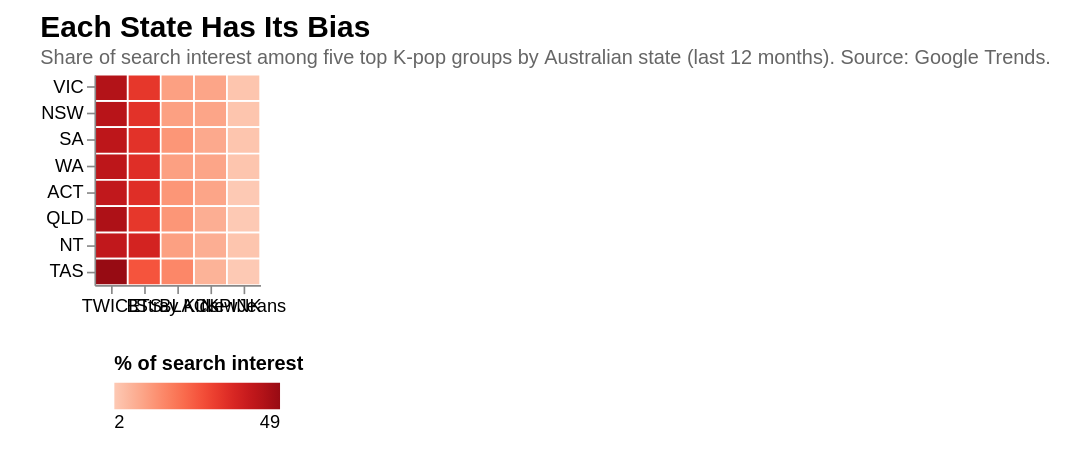

Specify this chart in Vega-Lite:
### Vega-Lite specification from a JSON file in a GitHub repository (floating-point values rounded to 4 significant figures)
{"title": {"text": "Each State Has Its Bias", "subtitle": "Share of search interest among five top K-pop groups by Australian state (last 12 months). Source: Google Trends.", "anchor": "start", "fontSize": 18, "subtitleFontSize": 12, "subtitleColor": "#666"}, "width": "container", "height": 280, "autosize": {"type": "fit-x", "contains": "padding"}, "config": {"view": {"stroke": null}, "axis": {"labelFontSize": 11, "titleFontSize": 12}, "legend": {"orient": "bottom", "titleFontSize": 12, "labelFontSize": 11, "padding": 12, "offset": 12, "columns": 0}}, "data": {"values": [{"state": "NSW", "group": "BTS", "share": 33}, {"state": "NSW", "group": "BLACKPINK", "share": 10}, {"state": "NSW", "group": "TWICE", "share": 43}, {"state": "NSW", "group": "NewJeans", "share": 3}, {"state": "NSW", "group": "Stray Kids", "share": 11}, {"state": "VIC", "group": "BTS", "share": 32}, {"state": "VIC", "group": "BLACKPINK", "share": 10}, {"state": "VIC", "group": "TWICE", "share": 44}, {"state": "VIC", "group": "NewJeans", "share": 3}, {"state": "VIC", "group": "Stray Kids", "share": 11}, {"state": "ACT", "group": "BTS", "share": 34}, {"state": "ACT", "group": "BLACKPINK", "share": 10}, {"state": "ACT", "group": "TWICE", "share": 41}, {"state": "ACT", "group": "NewJeans", "share": 2}, {"state": "ACT", "group": "Stray Kids", "share": 13}, {"state": "WA", "group": "BTS", "share": 34}, {"state": "WA", "group": "BLACKPINK", "share": 10}, {"state": "WA", "group": "TWICE", "share": 42}, {"state": "WA", "group": "NewJeans", "share": 3}, {"state": "WA", "group": "Stray Kids", "share": 11}, {"state": "SA", "group": "BTS", "share": 33}, {"state": "SA", "group": "BLACKPINK", "share": 9}, {"state": "SA", "group": "TWICE", "share": 42}, {"state": "SA", "group": "NewJeans", "share": 3}, {"state": "SA", "group": "Stray Kids", "share": 13}, {"state": "NT", "group": "BTS", "share": 37}, {"state": "NT", "group": "BLACKPINK", "share": 8}, {"state": "NT", "group": "TWICE", "share": 41}, {"state": "NT", "group": "NewJeans", "share": 3}, {"state": "NT", "group": "Stray Kids", "share": 11}, {"state": "QLD", "group": "BTS", "share": 32}, {"state": "QLD", "group": "BLACKPINK", "share": 8}, {"state": "QLD", "group": "TWICE", "share": 45}, {"state": "QLD", "group": "NewJeans", "share": 2}, {"state": "QLD", "group": "Stray Kids", "share": 13}, {"state": "TAS", "group": "BTS", "share": 26}, {"state": "TAS", "group": "BLACKPINK", "share": 7}, {"state": "TAS", "group": "TWICE", "share": 49}, {"state": "TAS", "group": "NewJeans", "share": 2}, {"state": "TAS", "group": "Stray Kids", "share": 16}]}, "mark": {"type": "rect", "stroke": "white", "strokeWidth": 1}, "encoding": {"x": {"field": "group", "type": "nominal", "title": null, "axis": {"labelAngle": 0}, "sort": ["TWICE", "BTS", "Stray Kids", "BLACKPINK", "NewJeans"]}, "y": {"field": "state", "type": "nominal", "title": null, "sort": ["VIC", "NSW", "SA", "WA", "ACT", "QLD", "NT", "TAS"]}, "color": {"field": "share", "type": "quantitative", "title": "% of search interest", "scale": {"scheme": "reds"}, "legend": {"orient": "bottom"}}, "tooltip": [{"field": "state", "title": "State"}, {"field": "group", "title": "Group"}, {"field": "share", "title": "Share", "format": ".0f"}]}, "$schema": "https://vega.github.io/schema/vega-lite/v5.json", "padding": {"left": 24, "right": 24, "top": 8, "bottom": 8}}
